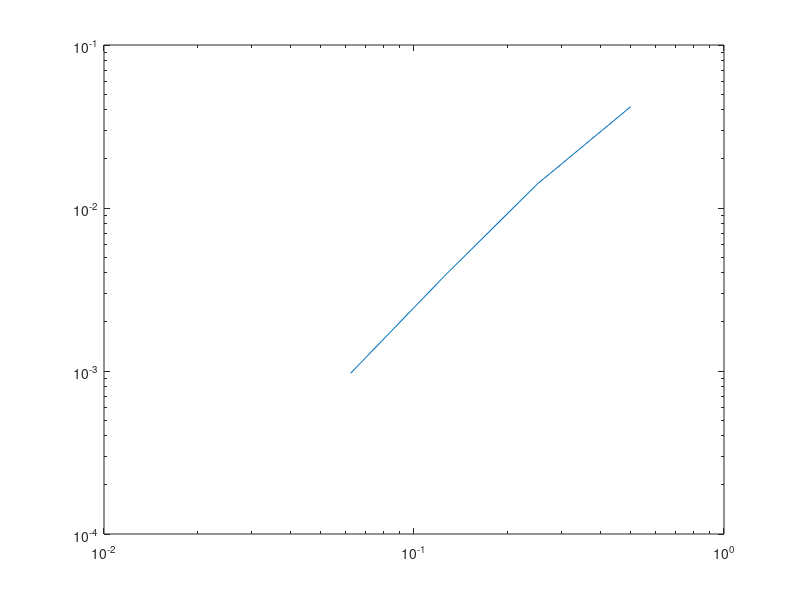

Recreate this plot in MATLAB.
 f=@(x) 1./(1+x.^2); 
 
 
 
 
 
 
 K=[20 40 80 160]; 
 H=10./K; 
 x_fine = [-5:0.001:5];
 f_fine = f(x_fine); 
 for i=1:4 
     x = [-5:H(i):5]; 
     y = f(x); 
     y_fine = interp1(x,y,x_fine); 
     err1(i) = max(abs(f_fine - y_fine)); 
 end
 grid on;
 loglog(H,err1);
